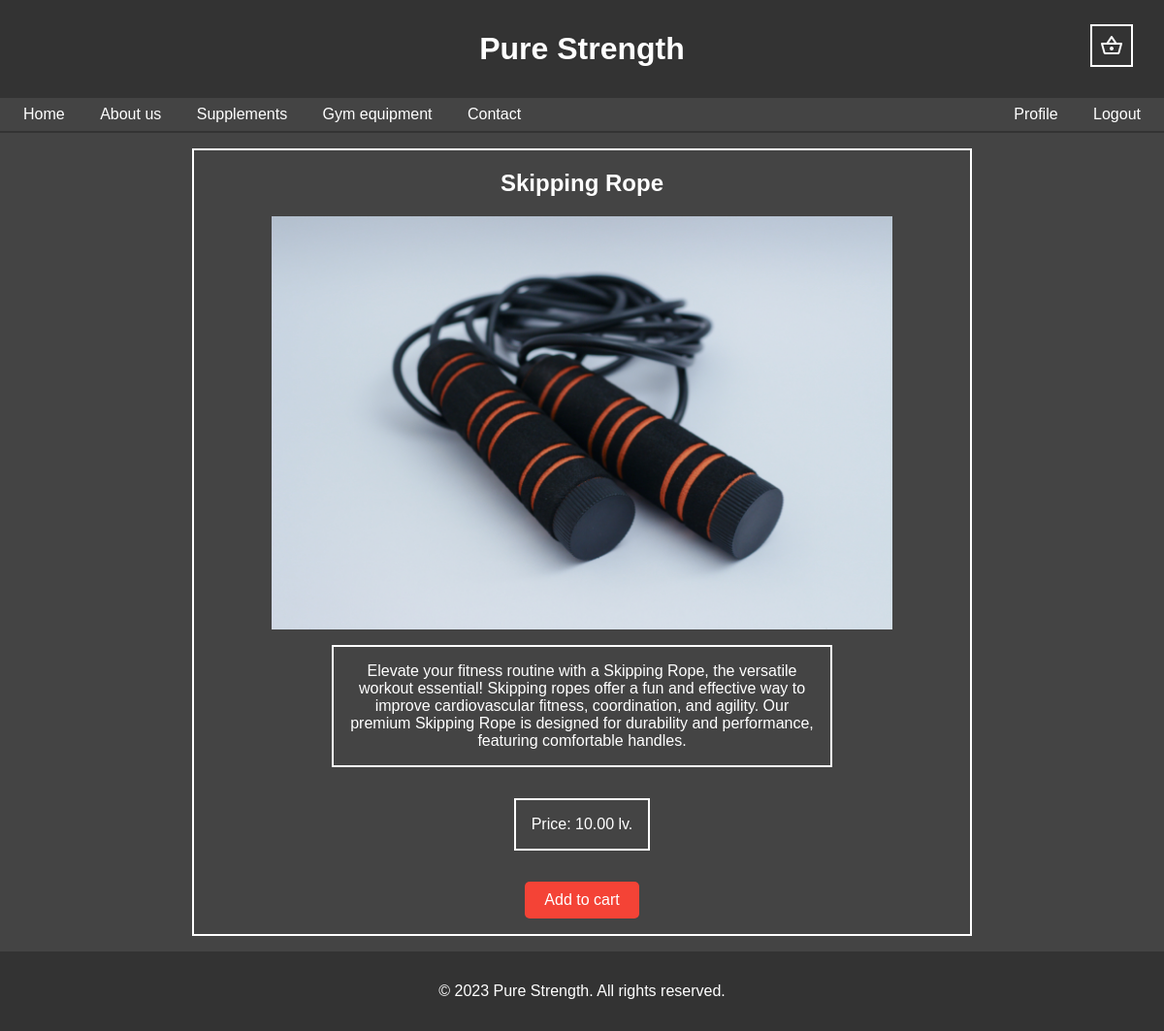
Before: /equipment_product/3/ (signed in) with the older database file.
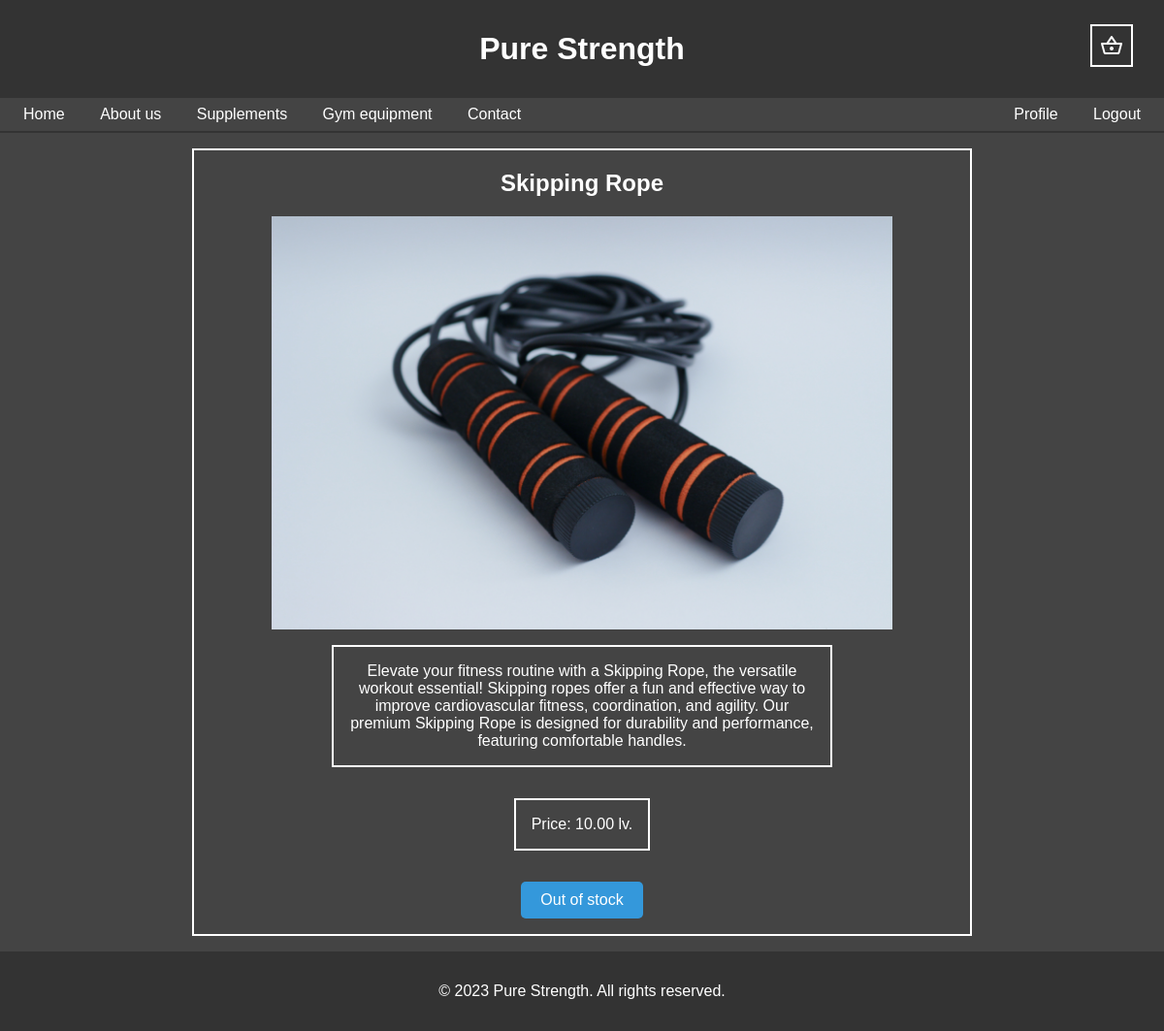
After: the same page with the newer database file.
### Fitness_store/fitness_app/views.py (the view)
# urls.py: path('equipment_product/<int:pk>/', EquipmentProductPageView.as_view(), name='equipment product'),
class EquipmentProductPageView(views.DetailView):
    model = GymEquipment
    template_name = 'equipment_product.html'

### Fitness_store/fitness_app/context_processors.py (called while the page is built)
def cart_context(request):
    cart_items = []
    cart_total = 0
    if request.user.is_authenticated:
        cart = Cart.objects.filter(user=request.user).first()
        if cart:
            cart_items = cart.cartitem_set.all()
            cart_total = sum(item.price * item.quantity for item in cart_items)
    elif 'cart_id' in request.session:
        cart_data = Cart.objects.get(id=request.session.get('cart_id')).cartitem_set.all()
        cart_items = cart_data
        cart_total = sum(item.price * item.quantity for item in cart_items)
    return {'cart_items': cart_items, 'cart_total': cart_total}

### templates/equipment_product.html (shortened to what this page needs)
{% extends 'base.html' %}
{% block content %}
{% load static %}
<div class="single-product-container">
<div class="single-product-item">
    <h2>{{ object.name }}</h2>
    <img src="{{ object.photo.url }}" alt="photo">
    <p>{{ object.description }}</p>
    <div class="product-container">
        <p>Price: {{ object.price|floatformat:2 }} lv.</p>
    </div>
    {% if object.amount_in_stock > 0 %}
    <form action="{% url 'add to cart' 'gym_equipment' object.id %}" method="post">
        <button class="my-button">Add to cart</button>
    </form>
    {% else %}
        <button class="my-button out-of-stock">Out of stock</button>
    {% endif %}
</div>
</div>
{% endblock %}

Changed rows visible on the page:
changed GymEquipment "Skipping Rope": amount_in_stock 10 → 0 (drawn)
Other visible differences:
text no longer shown: "Add to cart"
text now shown: "Out of stock"
